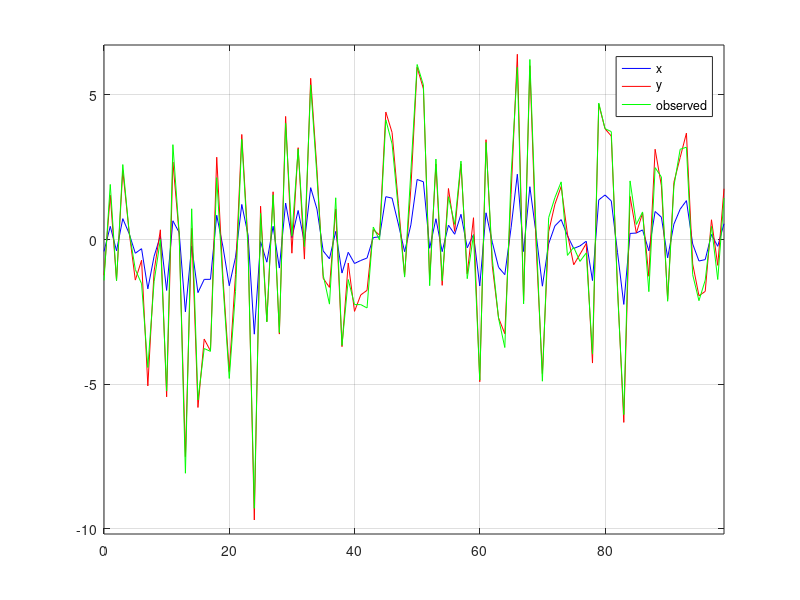

Recreate this plot in MATLAB. (Note: this script raises an error after producing the figure.)
%%
clear,clc,close all

gamma = 0.1;
TotalSamples = 100;
y = zeros(2 + TotalSamples,1);
observed = zeros(2 + TotalSamples,1);
X = randn(TotalSamples,1);

x = [0;0;X];

for n = 1:TotalSamples
    y(2 + n,1) =  (0.03*y(1 + n,1)) - (0.01*y(n,1)) + (3*x(2 + n,1)) - (0.5*x(1 + n,1)) + (0.2*x(n,1));
    observed(2 + n,1) = y(2 + n,1) + sqrt(0.1)*randn(1);
end

figure,hold on
plotx = plot(0:TotalSamples-1,x(3:2 + TotalSamples,1),'-b');
ploty = plot(0:TotalSamples-1,y(3:2 + TotalSamples,1),'-r');
plotobs = plot(0:TotalSamples-1,observed(3:2 + TotalSamples,1),'-g');
hh = [plotx ploty plotobs]
legend(hh,'x','y','observed')
axis([0 TotalSamples-1 1.05*min([x;y;observed]) 1.05*max([x;y;observed])])
box on, grid on
set(gcf,'windowstyle','docked')
Y = y(3:2 + TotalSamples,1);

XTrain = [];
XTest = [];
YTrain = [];
YTest = [];

for ii = 1:TotalSamples
    if(rand(1)>0.15)
        XTrain = [XTrain X(ii,1)];
        YTrain = [YTrain Y(ii,1)];
    else
        XTest = [XTest X(ii,1)];
        YTest = [YTest Y(ii,1)];
    end
end
%%
% model=svmtrain(x,y,'kernel_function',precomputedKernel(x,gamma),'boxconstraint',10,'showplot','true','autoscale','false')
model = fitrlinear(XTrain,YTrain)